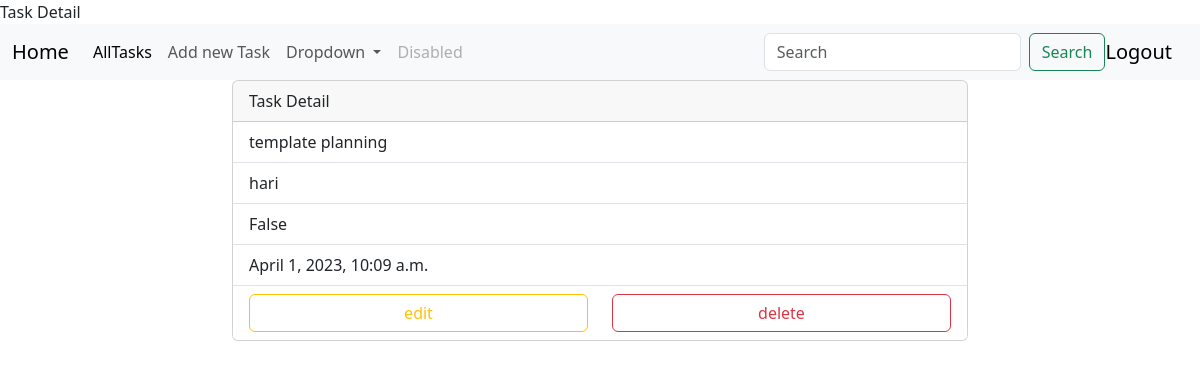
The page /tasks/6/ (signed in) on the database its author committed.
### task/models.py (models this page shows, shortened)
class Tasks(models.Model):
    task_name=models.CharField(max_length=200)
    user=models.ForeignKey(User, on_delete=models.CASCADE)
    status=models.BooleanField(default=False)
    created_date=models.DateTimeField(auto_now_add=True)

### task/views.py (the view)
# urls.py: path('tasks/<int:pk>/',views.TaskDetailView.as_view(),name="task-detail"),
@method_decorator(signin_required,name='dispatch')
class TaskDetailView(View):
    model=Tasks
    template_class="task-detail.html"
    def get(self,request,*args,**kwargs):
        id=kwargs.get("pk")
        qs=self.model.objects.get(id=id)
        return render(request,self.template_class,{"task":qs})

### task/views.py (called while the page is built)
def signin_required(fn):
    def wrapper(request,*args,**kwargs):
        if not request.user.is_authenticated:
            messages.error(request,'you have to login to perform this action')
            return redirect("signin")
        return fn(request,*args,**kwargs)
    return wrapper

### task/templates/task-detail.html (shortened to what this page needs)
{%extends 'base.html' %}
{%block body_block%}
<div class="row">
    <div class="col-2"></div>
    <div class="col-8">
        <div class="card" style="width: 100%;">
            <div class="card-header">
              Task Detail
            </div>
            <ul class="list-group list-group-flush">
                <li class="list-group-item">{{task.task_name}}</li>
              <li class="list-group-item">{{task.user}}</li>
              <li class="list-group-item">{{task.status}}</li>
              <li class="list-group-item">{{task.created_date}}</li>
              <li class="list-group-item">
                <div class="row">
                    <div class="col-6">
                        <a href="{%url 'task-edit' task.id %}" class="btn btn-outline-warning form-control">edit</a>
                    </div>
                    <div class="col-6">
                        <a href="{%url 'task-delete' task.id%}" class="btn btn-outline-danger form-control">delete</a>
                    </div>
                </div>
              </li>
            </ul>
          </div>
    </div>
    <div class="col-2"></div>
</div>
{%endblock%}

### rows shown on the page
Tasks: task_name "template planning", user "hari", status "False", created_date "April 1, 2023, 10:09 a.m."
